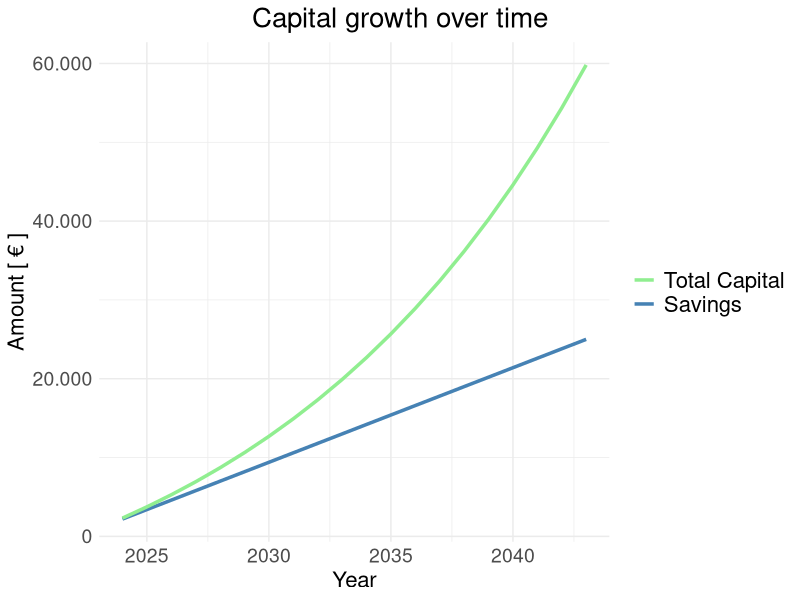
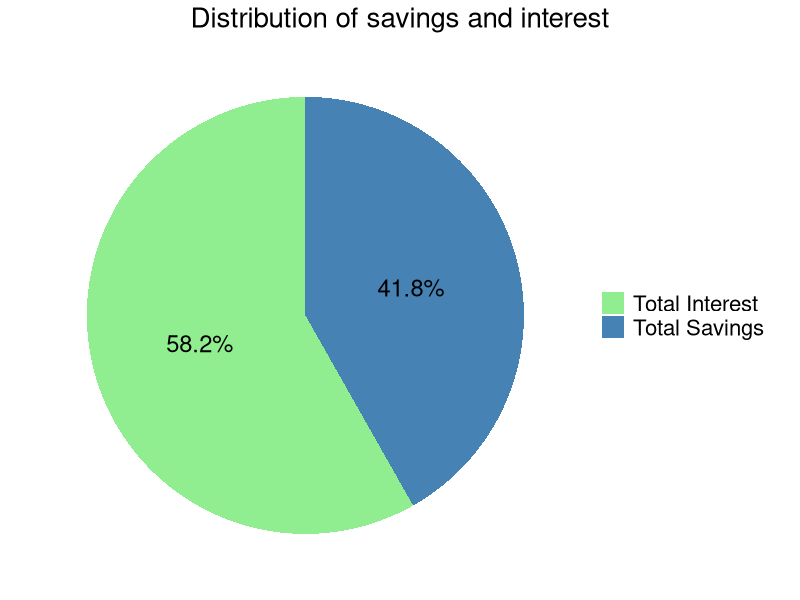
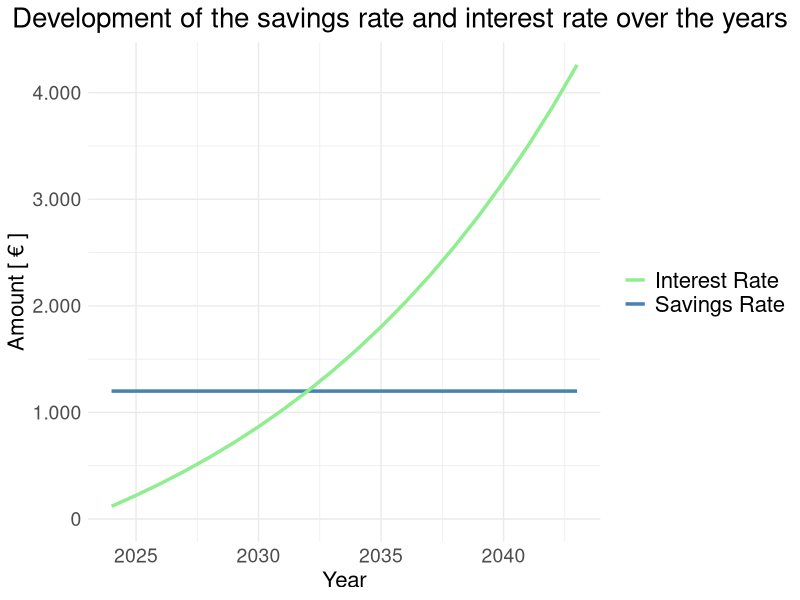
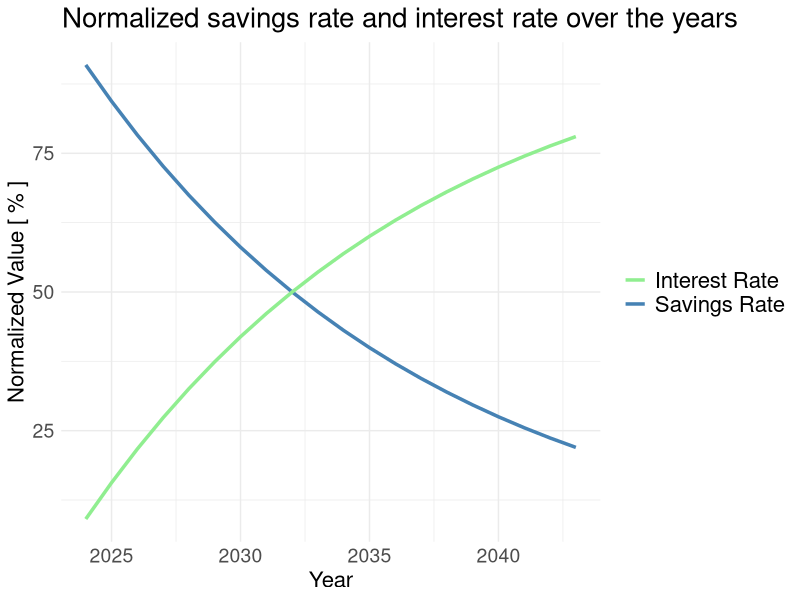

The R source for these figures, in order:
# Load libraries
library(dplyr)
library(ggplot2)
#library(gridExtra)
library(lubridate)
library(tibble)

# Input parameters
start_date <- ymd("2024-01-01")
initial_capital <- 1000
savings_rate <- 100
savings_intervall <- "monthly"  # oder "yearly"
adjustment_rate <- 0  # 5% als Dezimalzahl
interest_rate <- 0.075  # 3% als Dezimalzahl
investment_period <- 20  # in yearen
savings_suspension <- NA  # Optionaler Wert
target_value <- NA  # Optionaler Wert

# Create table
results <- tibble(
  year = year(start_date) + 0:(investment_period - 1),
  capital_start = NA_real_,
  savings_anount = NA_real_,
  interest = NA_real_,
  accumulated_capital = NA_real_,
  growth = NA_real_,
  savings_anount_normalized = NA_real_,
  interest_normalized = NA_real_,
  capital_end = NA_real_
)

accumulated_savings_anount <- 0

for (i in 1:investment_period) {
  if (i == 1) {
    capital_start <- initial_capital
  } else {
    capital_start <- results$capital_end[i - 1]
  }
  
  if (!is.na(savings_suspension) && i > savings_suspension && savings_suspension < investment_period) {
    savings_anount <- 0
  } else {
    if (savings_intervall == "monthly") {
      savings_anount <- savings_rate * (1 + adjustment_rate)^(i - 1) * 12
    } else {
      savings_anount <- savings_rate * (1 + adjustment_rate)^(i - 1)
    }
  }
  
  if (savings_intervall == "monthly") {
    monthlyer_interest_rate <- 100*((1 + interest_rate / 100)^(1/12) - 1)
    monthly_savings <- savings_anount / 12
    total_interest <- 0
    current_capital <- capital_start
    
    for (m in 1:12) {
      monthly_interest = current_capital * monthlyer_interest_rate
      total_interest <- total_interest + monthly_interest
      current_capital <- current_capital + monthly_interest + monthly_savings
    }
    
    interest <- total_interest
  } else {
    interest <- capital_start * interest_rate
  }
  
  accumulated_savings_anount <- accumulated_savings_anount + savings_anount
  accumulated_capital <- initial_capital + accumulated_savings_anount
  growth <- savings_anount + interest
  savings_anount_normalized <- 100 * savings_anount / growth
  interest_normalized <- 100 * interest / growth
  capital_end <- capital_start + growth
  
  results$capital_start[i] <- round(capital_start, 2)
  results$savings_anount[i] <- round(savings_anount, 2)
  results$interest[i] <- round(interest, 2)
  results$accumulated_capital[i] <- round(accumulated_capital, 2)
  results$growth[i] <- round(growth, 2)
  results$savings_anount_normalized[i] <- round(savings_anount_normalized, 2)
  results$interest_normalized[i] <- round(interest_normalized, 2)
  results$capital_end[i] <- round(capital_end, 2)
}

# Summenzeile hinzufügen, TO DO: Vergleich Results und complete data
complete_data <- results
complete_data <- rbind(complete_data, c('Sum', NA, round(sum(complete_data$savings_anount), 2), round(sum(complete_data$interest), 2), NA, NA, NA, NA, round(complete_data$capital_end[investment_period], 2)))
#results <- rbind(results, c(NA, NA, round(sum(results$savings_anount), 2), round(sum(results$interest), 2), NA, NA, NA, NA, round(results$capital_end[investment_period], 2)))

# Diagramm erstellen
ggplot(results, aes(x = year)) +
  geom_line(aes(y = accumulated_capital, color = "Savings"), size = 1.2) +
  geom_line(aes(y = capital_end, color = "Total Capital"), size = 1.2) +
  labs(title = "Capital growth over time", x = "Year", y = "Amount [ € ]") +
  scale_y_continuous(labels = scales::comma_format(big.mark = ".", decimal.mark = ",")) +
  scale_color_manual(values = c("Savings" = "steelblue", "Total Capital" = "lightgreen"),
                     breaks = c("Total Capital", "Savings")) + # Reihenfolge in der Legende ändern
  guides(color = guide_legend(title = NULL)) +
  theme_minimal() +
  theme(
    plot.title = element_text(size = 20, hjust = 0.5),
    plot.title.position = "plot",
    legend.text = element_text(size = 16),
    axis.text = element_text(size = 14), # Größe der Achsenbeschriftung ändern
    axis.title = element_text(size = 16)  # Größe des Achsentitels ändern
  )

# Daten für den Pie-Chart berechnen
total_savings_anount <- sum(results$savings_anount) + initial_capital
total_interest <- sum(results$interest)
total_capital <- total_savings_anount + total_interest

# Daten für den Pie-Chart erstellen
pie_data <- data.frame(
  Kategorie = c("Total Savings", "Total Interest"),
  Wert = c(total_savings_anount, total_interest)
)

ggplot(pie_data, aes(x = "", y = Wert, fill = Kategorie)) +
  geom_bar(width = 1, stat = "identity") +
  coord_polar("y", start = 0) +
  geom_text(aes(label = paste0(round(Wert / total_capital * 100, 1), "%")), 
            position = position_stack(vjust = 0.5), size = 6) +
  labs(title = "Distribution of savings and interest") +
  scale_fill_manual(values = c("Total Interest" = "lightgreen", "Total Savings" = "steelblue")) +
  theme_minimal() +
  theme(
    axis.title.x = element_blank(),
    axis.title.y = element_blank(),
    axis.text.x = element_blank(),
    axis.text.y = element_blank(),
    axis.ticks = element_blank(),
    panel.grid = element_blank(),
    panel.border = element_blank(),
    plot.title = element_text(size = 20, hjust = 0.5),
    plot.title.position = "plot",
    legend.title = element_blank(),
    legend.text = element_text(size = 16)
  )

# Diagramm erstellen
# Höchsten Werte für savings_anount und interest ermitteln
max_savings_anount <- max(results$savings_anount, na.rm = TRUE)
max_interest <- max(results$interest, na.rm = TRUE)
y_max <- max(max_savings_anount, max_interest)

# Diagramm erstellen
ggplot(results, aes(x = year)) +
  geom_line(aes(y = savings_anount, color = "Savings Rate"), size = 1.2) +
  geom_line(aes(y = interest, color = "Interest Rate"), size = 1.2) +
  labs(
    title = "Development of the savings rate and interest rate over the years",
    x = "Year",
    y = "Amount [ € ]"
  ) +
  scale_color_manual(values = c("Savings Rate" = "steelblue", "Interest Rate" = "lightgreen")) +
  scale_y_continuous(limits = c(0, y_max), labels = scales::comma_format(big.mark = ".", decimal.mark = ",")) +
  theme_minimal() +
  theme(
    plot.title = element_text(size = 20, hjust = 0.5),
    plot.title.position = "plot",
    legend.text = element_text(size = 16),
    legend.title = element_blank(),  # Titel der Legende ausblenden
    axis.text = element_text(size = 14), # Größe der Achsenbeschriftung ändern
    axis.title = element_text(size = 16)  # Größe des Achsentitels ändern
  )

# Diagramm erstellen
ggplot(results, aes(x = year)) +
  geom_line(aes(y = savings_anount_normalized, color = "Savings Rate"), size = 1.2) +
  geom_line(aes(y = interest_normalized, color = "Interest Rate"), size = 1.2) +
  labs(
    title = "Normalized savings rate and interest rate over the years",
    x = "Year",
    y = "Normalized Value [ % ]"
  ) +
  scale_color_manual(values = c("Savings Rate" = "steelblue", "Interest Rate" = "lightgreen")) +
  theme_minimal() +
  theme(
    plot.title = element_text(size = 20, hjust = 0.5),
    plot.title.position = "plot",
    legend.text = element_text(size = 16),
    legend.title = element_blank(),  # Titel der Legende ausblenden
    axis.text = element_text(size = 14), # Größe der Achsenbeschriftung ändern
    axis.title = element_text(size = 16)  # Größe des Achsentitels ändern
  )

table_all_values <- complete_data %>%
  select(year, capital_start, savings_anount, interest, capital_end) %>%
  mutate(
    `Capital Beginning of the Year [€]` = format(as.numeric(capital_start), nsmall = 2, big.mark = '.', decimal.mark = ','),
    `Savings Amount per Year [€]` = format(as.numeric(savings_anount), nsmall = 2, big.mark = '.', decimal.mark = ','),
    `Generated Interest per Year [€]` = format(as.numeric(interest), nsmall = 2, big.mark = '.', decimal.mark = ','),
    `Capital at the end of the Year [€]` = format(as.numeric(capital_end), nsmall = 2, big.mark = '.', decimal.mark = ',')
  ) %>%
  select(year, `Capital Beginning of the Year [€]`, `Savings Amount per Year [€]`, `Generated Interest per Year [€]`, `Capital at the end of the Year [€]`)

# Umbenennung der Spalten
table_all_values$`Capital Beginning of the Year [€]`[nrow(table_all_values)] <- ""
#colnames(table_render) <- c("Year", "Capital Beginning of the Year [€]", "Savings Amount per Year [€]", "Generated Interest per Year [€]", "Capital at the end of the Year [€]")

table_all_values


# Summary Table
table_summary <- data.frame(
  Category = c("Total Capital [ € ]", "Total Savings [ € ]", "Total Interests [ € ]"),
  Value = c(format(round(total_capital), big.mark = ".", decimal.mark = ",", scientific = FALSE),
            format(round(total_savings_anount), big.mark = ".", decimal.mark = ",", scientific = FALSE),
            format(round(total_interest), big.mark = ".", decimal.mark = ",", scientific = FALSE))
)

# Ausgabe der Tabelle ohne Spaltenüberschriften und ohne NULL
invisible(apply(table_summary, 1, function(row) cat(paste(row, collapse = "\t"), "\n")))

# Diagramm erstellen
# Bestimmen Sie die Jahre, in denen die Linie capital_end die Schwellenwerte erreicht
thresholds <- seq(100000, 1000000, by = 100000)
years_at_threshold <- numeric(length(thresholds))

for (i in 1:length(thresholds)) {
  interpolated <- approx(results$capital_end, results$year, xout = thresholds[i])
  years_at_threshold[i] <- interpolated$y
}

if (!all(is.na(years_at_threshold))) {
  # Erstellen Sie ein Dataframe für die Segmente
  segment_data <- data.frame(
    x = rep(min(results$year), length(thresholds)),
    xend = years_at_threshold,
    y = thresholds,
    yend = thresholds
  )
  
  segment_data <- na.omit(segment_data)
  
  # Abstand zwischen den Jahren berechnen
  segment_data$diff <- c(NA, diff(segment_data$xend))
  
  # Zeitraum bis zum Erreichen der ersten 100.000 Euro berechnen
  time_to_first_threshold <- segment_data$xend[1] - segment_data$x[1]
  
  # Diagramm erstellen
  ggplot(results, aes(x = year, y = capital_end)) +
    geom_line(color = "lightgreen", size= 1.2) +
    geom_segment(data = segment_data, aes(x = xend, xend = xend, y = 0, yend = y), linetype = "dashed", color = "steelblue") +
    geom_text(data = segment_data[1, ], aes(x = xend, y = max(results$capital_end) * 0.05, label = sprintf("%.1f", time_to_first_threshold)), check_overlap = TRUE, size = 5, hjust = 1.2, vjust = 0.6) +  # Text für den ersten Schwellenwert hinzufügen
    geom_text(data = segment_data[-1, ], aes(x = xend, y = max(results$capital_end) * 0.05, label = sprintf("%.1f", diff)), check_overlap = TRUE, size = 5, hjust = 1.2, vjust = 0.6) +  # Text für die anderen Schwellenwerte hinzufügen
    labs(title = "Development of the total capital and consideration of characteristic anchor points.", x = "Year", y = "Value [ € ]") +
    scale_y_continuous(labels = scales::comma_format(big.mark = ".", decimal.mark = ",")) +
    theme_minimal() +
    theme(
      plot.title = element_text(size = 20, hjust = 0.5),
      plot.title.position = "plot",
      legend.text = element_text(size = 16),
      legend.title = element_blank(),  # Titel der Legende ausblenden
      axis.text = element_text(size = 14), # Größe der Achsenbeschriftung ändern
      axis.title = element_text(size = 16)  # Größe des Achsentitels ändern
    )  
}

# Überprüfen Sie, ob target_value nicht NA ist
if (!is.na(target_value)) {
  # Interpolieren Sie, um das Jahr zu finden, in dem target_value erreicht wird
  interpolated_target <- approx(results$capital_end, results$year, xout = target_value)
  
  # Datum, an dem target_value erreicht wird
  year_at_target <- interpolated_target$y  # Abrunden ohne Nachkommastellen
}

# Überprüfen Sie, ob ein Datum ermittelt wurde
if (!is.na(target_value)) {
  # Fügen Sie horizontale und vertikale Linien in das Diagramm ein
  target_plot <- ggplot(results, aes(x = year, y = capital_end)) +
    geom_line(color = "lightgreen", size= 1.2) +
    geom_hline(yintercept = target_value, linetype = "dashed", color = "steelblue", size = 1) +
    geom_vline(xintercept = year_at_target, linetype = "dashed", color = "steelblue", size = 1) +
    geom_text(aes(x = year_at_target, y = 0, label = as.character(floor(year_at_target))), size = 5, hjust = 1.2, vjust = 0.6, color = "steelblue") +
    labs(title = "Total capital and point in time of target value", x = "Year", y = "Value [ € ]") +
    scale_y_continuous(labels = scales::comma_format(big.mark = ".", decimal.mark = ",")) +
    theme_minimal() +
    theme(
      plot.title = element_text(size = 20, hjust = 0.5),
      plot.title.position = "plot",
      legend.text = element_text(size = 16),
      legend.title = element_blank(),
      axis.text = element_text(size = 14),
      axis.title = element_text(size = 16)
    )
  target_plot
}


if (!is.na(target_value)) {
  if (!is.na(year_at_target)) {
    message <- sprintf("The target value of %s € will likely be achieved by %d.", format(target_value, big.mark = ".", decimal.mark = ",", scientific = FALSE), floor(year_at_target))
    print(message)
  } else {
    message <- sprintf("The target value of %s € will not be achieved within the chosen observation period.", format(target_value, big.mark = ".", decimal.mark = ",", scientific = FALSE))
    print(message)
  }
}
